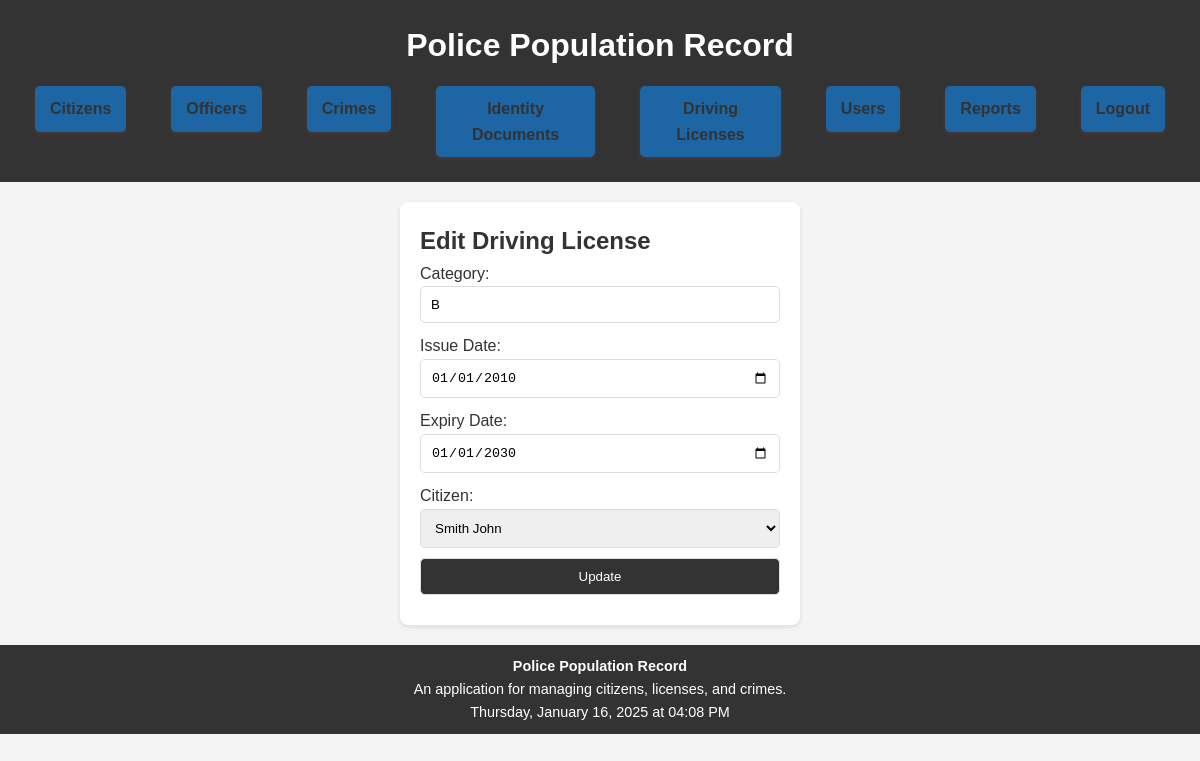
/pages/driving_licenses_edit.php?id=1 (signed in), run on the app's committed database.
### tables this page shows
CREATE TABLE `driving_licenses` (
  `License_ID` int(11) NOT NULL,
  `Category` varchar(2) NOT NULL,
  `Issue_Date` date NOT NULL,
  `Expiry_Date` date NOT NULL,
  `Citizen_ID` int(11) DEFAULT NULL
);

CREATE TABLE `citizens` (
  `Citizen_ID` int(11) NOT NULL,
  `Last_Name` varchar(50) NOT NULL,
  `First_Name` varchar(50) NOT NULL,
  `SSN` char(13) NOT NULL,
  `Birth_Date` date NOT NULL,
  `Address_ID` int(11) DEFAULT NULL
);

### pages/driving_licenses_edit.php (the view, shortened to what this page needs)
<?php
include '../config/database.php';
include '../includes/header.php';
if (isset($_GET['id'])) {
    $license_id = $_GET['id'];
    $stmt = $conn->prepare("SELECT * FROM Driving_Licenses WHERE License_ID = :id");
    $stmt->bindParam(':id', $license_id);
    $stmt->execute();
    $license = $stmt->fetch(PDO::FETCH_ASSOC);
    $citizens = $conn->query("SELECT Citizen_ID, Last_Name, First_Name FROM Citizens")->fetchAll(PDO::FETCH_ASSOC);
}
?>
<form method="POST" action="">
    <h2>Edit Driving License</h2>
    <label>Category:</label>
    <input type="text" name="category" value="<?= $license['Category']; ?>" required><br>
    <label>Issue Date:</label>
    <input type="date" name="issue_date" value="<?= $license['Issue_Date']; ?>" required><br>
    <label>Expiry Date:</label>
    <input type="date" name="expiry_date" value="<?= $license['Expiry_Date']; ?>" required><br>
    <label>Citizen:</label>
    <select name="citizen_id" required>
        <?php foreach ($citizens as $citizen): ?>
            <option value="<?= $citizen['Citizen_ID']; ?>" <?= $license['Citizen_ID'] == $citizen['Citizen_ID'] ? 'selected' : ''; ?>>
                <?= $citizen['Last_Name'] . " " . $citizen['First_Name']; ?>
            </option>
        <?php endforeach; ?>
    </select><br>
    <button type="submit">Update</button>
</form>
<?php
include '../includes/footer.php';
?>

### assets/style.css (style rules this page uses)
* { margin: 0; padding: 0; box-sizing: border-box; }
body { font-family: Arial, sans-serif; line-height: 1.6; color: #333; background-color: #f4f4f4; }
form { margin: 20px auto; padding: 20px; background-color: #fff; border-radius: 8px; box-shadow: 0 2px 5px rgba(0, 0, 0, 0.1); max-width: 400px; }
form input, form select, form button { width: 100%; padding: 10px; margin-bottom: 10px; border: 1px solid #ddd; border-radius: 5px; }
form button { background-color: #333; color: #fff; cursor: pointer; }

### data on the page
driving_licenses: category "B", issue_date "01/01/2010", expiry_date "01/01/2030", citizen_id "Smith John"
